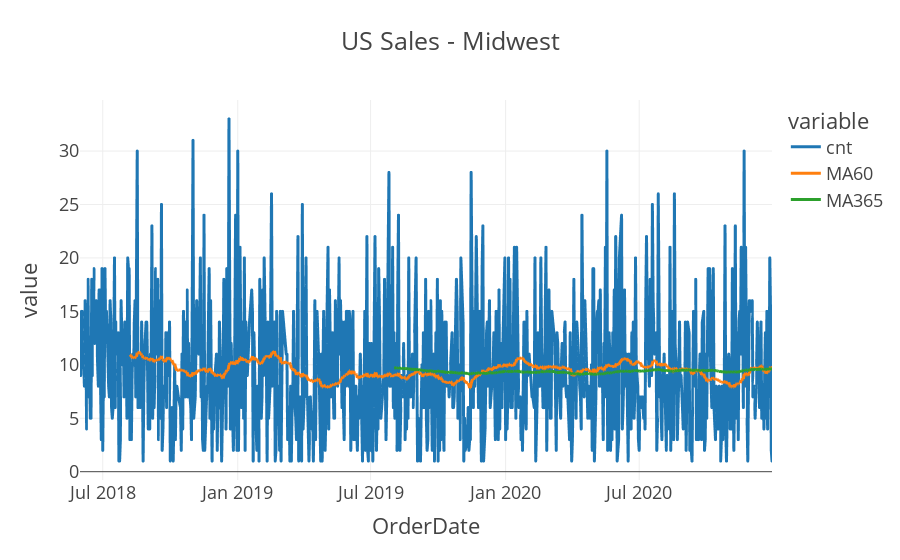

Notebook code for this chart:
### Code cell
# create moving-averages
df['MA60'] = df['cnt'].rolling(60).mean()
df['MA365'] = df['cnt'].rolling(365).mean()
# plot 
import plotly.express as px
fig = px.line(df, x="OrderDate", y=['cnt', 'MA60', 'MA365'], title='US Sales - Midwest', template = 'presentation')
fig.show()

### Figure 1 — Plotly figure (JSON) as saved in the notebook; plotly's stock layout.template omitted (floating-point values rounded to 4 significant figures; data arrays with more than 128 entries replaced by an {"elided": "..."} marker saying what was removed)
{"data": [{"hovertemplate": "variable=cnt<br>OrderDate=%{x}<br>value=%{y}<extra></extra>", "legendgroup": "cnt", "line": {"color": "#1F77B4", "dash": "solid"}, "mode": "lines", "name": "cnt", "showlegend": true, "type": "scattergl", "x": {"elided": "790 str values"}, "xaxis": "x", "y": {"elided": "790 int values"}, "yaxis": "y"}, {"hovertemplate": "variable=MA60<br>OrderDate=%{x}<br>value=%{y}<extra></extra>", "legendgroup": "MA60", "line": {"color": "#FF7F0E", "dash": "solid"}, "mode": "lines", "name": "MA60", "showlegend": true, "type": "scattergl", "x": {"elided": "790 str values"}, "xaxis": "x", "y": {"elided": "790 float values"}, "yaxis": "y"}, {"hovertemplate": "variable=MA365<br>OrderDate=%{x}<br>value=%{y}<extra></extra>", "legendgroup": "MA365", "line": {"color": "#2CA02C", "dash": "solid"}, "mode": "lines", "name": "MA365", "showlegend": true, "type": "scattergl", "x": {"elided": "790 str values"}, "xaxis": "x", "y": {"elided": "790 float values"}, "yaxis": "y"}], "layout": {"legend": {"title": {"text": "variable"}, "tracegroupgap": 0}, "title": {"text": "US Sales - Midwest"}, "xaxis": {"anchor": "y", "domain": [0, 1], "title": {"text": "OrderDate"}}, "yaxis": {"anchor": "x", "domain": [0, 1], "title": {"text": "value"}}}}
